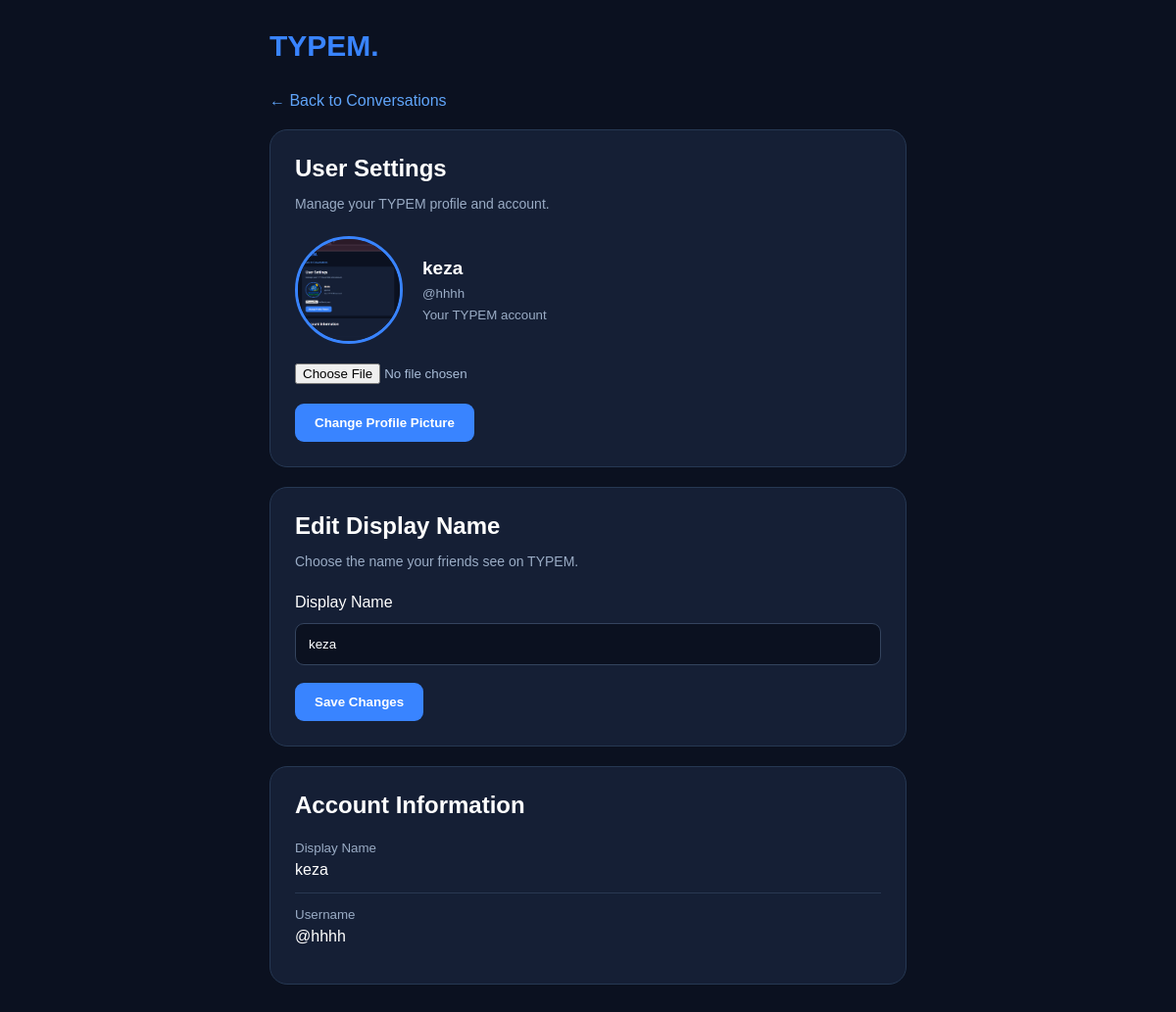
The page /typem/settings.php (signed in) on the database its author committed.
### tables this page shows
CREATE TABLE `users` (
  `id` int(11) NOT NULL,
  `username` varchar(50) NOT NULL,
  `display_name` varchar(100) NOT NULL,
  `password_hash` varchar(255) NOT NULL,
  `profile_picture` varchar(255) DEFAULT NULL,
  `is_online` tinyint(1) DEFAULT 0,
  `created_at` timestamp NOT NULL DEFAULT current_timestamp()
);

### typem/settings.php (the view, shortened to what this page needs)
<?php
require_once "config/database.php";
$current_id = (int) $_SESSION["user_id"];
$stmt = $conn->prepare(
    "SELECT username, display_name, profile_picture
     FROM users WHERE id = ?"
);
$stmt->bind_param("i", $current_id);
$stmt->execute();
$stmt->bind_result($username, $display_name, $my_picture);
?>
<!DOCTYPE html>
<html lang="en">
<head>
</head>
<body>
<div class="settings-container">
    <div class="logo">TYPEM.</div>
    <a href="chart.php" class="back-link">
        ← Back to Conversations
    </a>
    <div class="settings-card">
        <h2>User Settings</h2>
        <p class="subtitle">
            Manage your TYPEM profile and account.
        </p>
        <div class="profile-section">
            <?php if (!empty($my_picture)): ?>
                <img
                    src="<?= htmlspecialchars($my_picture, ENT_QUOTES, 'UTF-8') ?>"
                    class="profile-picture"
                    alt="Profile picture"
                >
            <?php else: ?>
                <div class="placeholder">
                    <?= htmlspecialchars(strtoupper(substr($display_name, 0, 1))) ?>
                </div>
            <?php endif; ?>
            <div class="profile-info">
                <strong>
                    <?= htmlspecialchars($display_name) ?>
                </strong>
                <small>
                    @<?= htmlspecialchars($username ?? "") ?>
                </small>
                <small>Your TYPEM account</small>
            </div>
        </div>
        <form method="POST" enctype="multipart/form-data">
            <input
                type="file"
                name="profile_picture"
                accept="image/jpeg,image/png,image/webp"
                required
            >
            <button type="submit" name="update_picture">
                Change Profile Picture
            </button>
        </form>
    </div>
<div class="settings-card">
    <h2>Edit Display Name</h2>
    <p class="subtitle">
        Choose the name your friends see on TYPEM.
    </p>
    <form method="POST">
        <label>Display Name</label>
        <input
            type="text"
            name="display_name"
            value="<?= htmlspecialchars($display_name) ?>"
            maxlength="100"
            required
            style="width:100%; padding:13px; margin:12px 0 18px;
                   border-radius:9px; border:1px solid #34445e;
                   background:#0b1120; color:white;"
        >
        <button type="submit" name="update_display_name">
            Save Changes
        </button>
    </form>
</div>
    <div class="settings-card">
        <h2>Account Information</h2>
        <div class="account-row">
            <small>Display Name</small>
            <?= htmlspecialchars($display_name) ?>
        </div>
        <div class="account-row">
            <small>Username</small>
            @<?= htmlspecialchars($username ?? "") ?>
        </div>
    </div>
</div>
</body>
</html>

### typem/settings.php (style rules this page uses)
* { box-sizing: border-box; }
body { margin: 0; padding: 30px 15px; background: #0b1120; color: #ffffff; font-family: Arial, sans-serif; }
.settings-container { max-width: 650px; margin: auto; }
.logo { font-size: 30px; font-weight: bold; color: #3984ff; margin-bottom: 30px; }
.settings-card { background: #151f35; border: 1px solid #263853; border-radius: 18px; padding: 25px; margin-bottom: 20px; }
.settings-card h2 { margin-top: 0; margin-bottom: 8px; }
.subtitle { color: #9aacc5; font-size: 14px; margin-bottom: 25px; }
.profile-section { display: flex; align-items: center; gap: 20px; flex-wrap: wrap; }
.profile-picture { width: 110px; height: 110px; border-radius: 50%; object-fit: cover; border: 3px solid #3984ff; }
.profile-info { flex: 1; }
.profile-info strong { font-size: 19px; }
.profile-info small { display: block; color: #9aacc5; margin-top: 7px; }
input[type="file"] { display: block; width: 100%; margin: 20px 0; color: #a9bdd8; }
button { border: none; background: #3984ff; color: white; padding: 12px 20px; border-radius: 9px; cursor: pointer; font-weight: bold; }
.account-row { padding: 14px 0; border-bottom: 1px solid #293851; }
.account-row:last-child { border-bottom: none; }
.account-row small { display: block; color: #9aacc5; margin-bottom: 6px; }
.back-link { display: inline-block; margin-bottom: 20px; color: #60a5fa; text-decoration: none; }

### rows shown on the page
users: profile_picture (picture), display_name "keza", username "hhhh"
